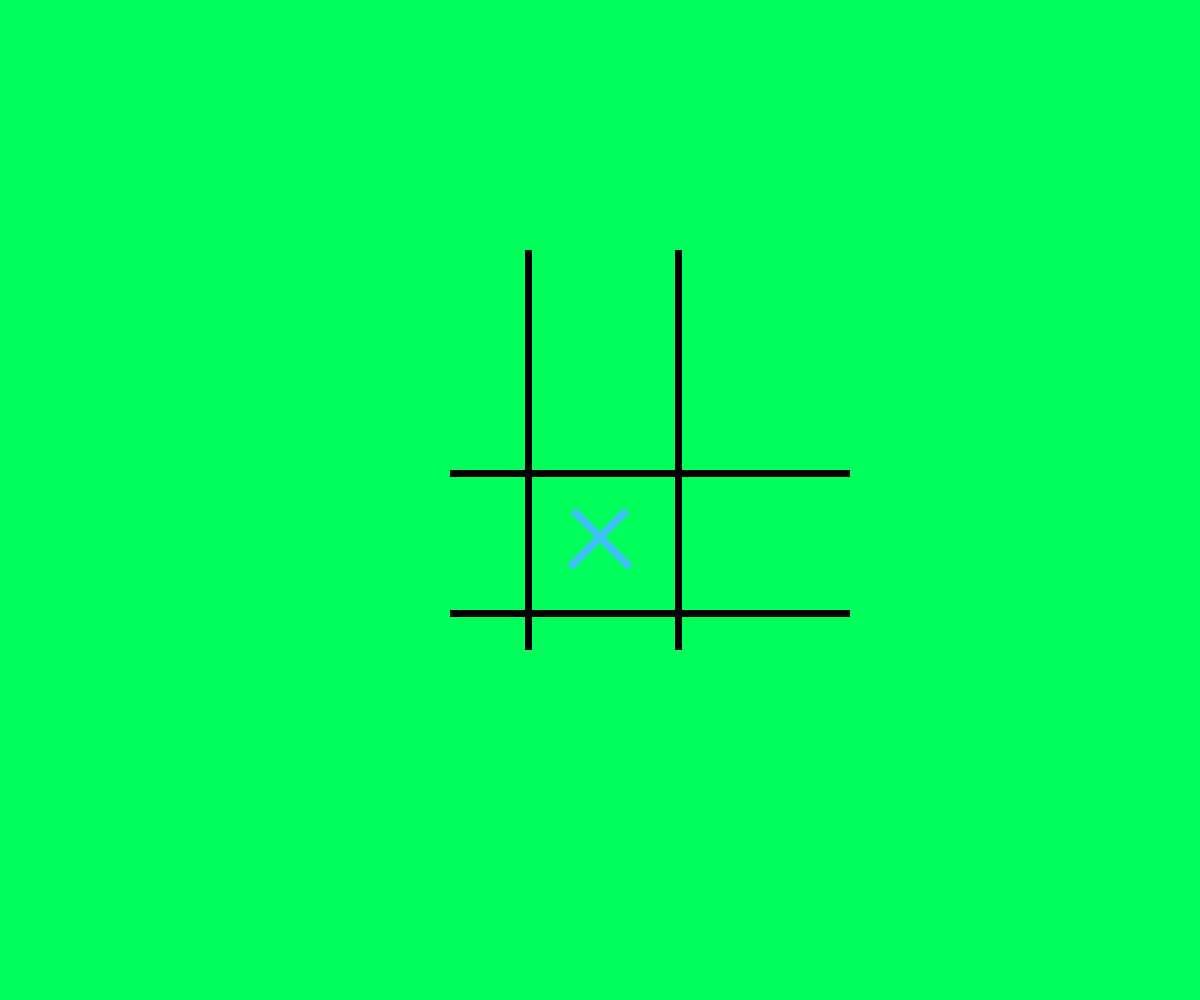
Frame 1 (no input)
Frame 60 (no input): identical to frame 1, image omitted
Frame 120 (the mouse pressed at the canvas centre since frame 60): identical to frame 1, image omitted

The p5.js sketch that drew this single still picture (run headless with seeded random() and noise() and a simulated clock; from frame 60 on, the mouse is pressed at the canvas centre):

// p5.js sketch
// ── sketch.js


function setup() {
  createCanvas(windowWidth, windowHeight);
  
  test = new Teams(windowWidth/2, windowHeight/2 + 50, 0);
}

function draw() {
  background(0, 255, 91);
  
  noStroke();
  fill("black");
  rect(windowWidth/2 - 75, windowHeight/4, 7, 400); //Vertical
  rect(windowWidth/2 + 75, windowHeight/4, 7, 400); //Vertical 
  rect(windowWidth/4 + 150, windowHeight/2 - 30, 400, 7); //Horizontal
  rect(windowWidth/4 + 150, windowHeight/2 + 110, 400, 7); //Horizontal
  
  test.display();


  
}


class Teams{
  
  constructor(x,y,type){
    this.x = x;
    this.y = y;
    this.type = type;
    
  }
  
  display(){
    if(this.type == 0){
      
      push();
      translate(this.x, this.y);
      rotate(PI/4);
      fill(62, 193, 249);
      rect(-47, -13, 80, 8);
      rect(-13, -47, 8, 80);
      pop();
      
      
    }
    else if(this.type== 1){
      
      push();
      translate(this.x, this.y);
      fill("white");
      circle(0, 0, 80);
      pop();
      
      
    }
  }
  
}
